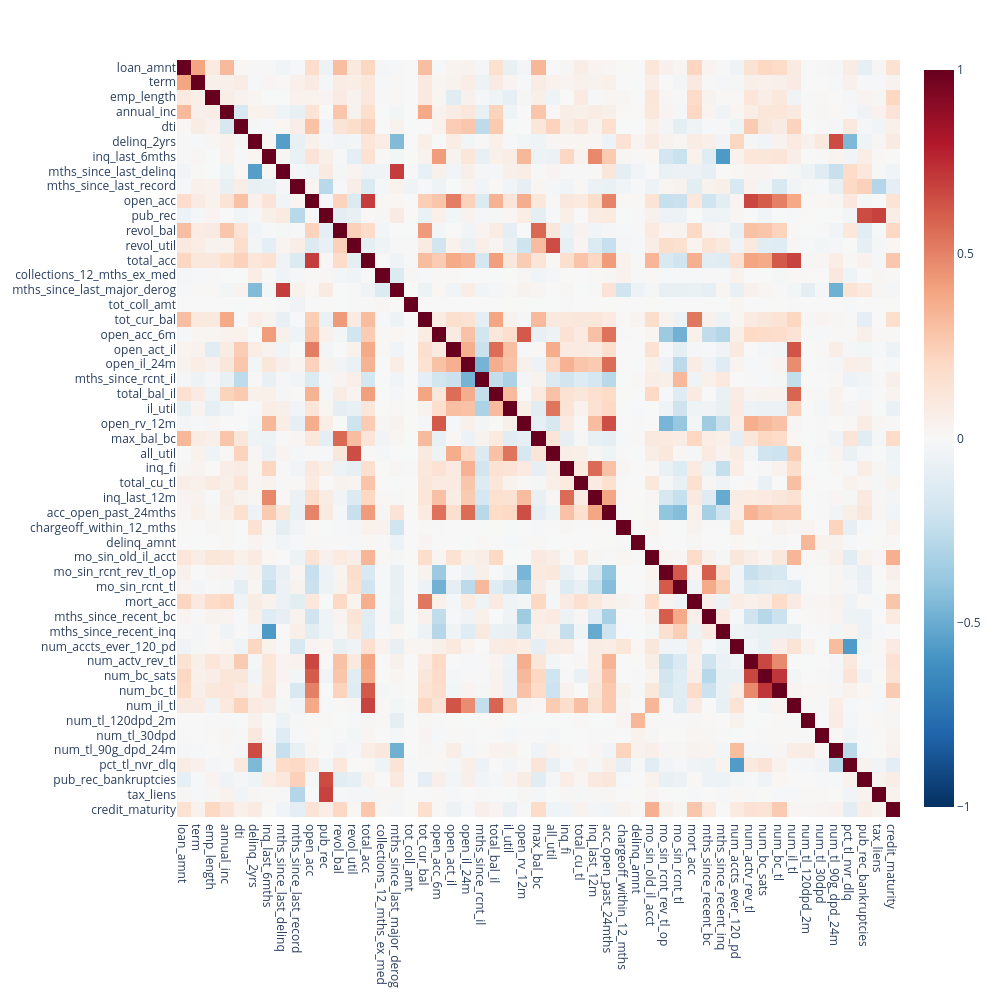

Write notebook code for a chart like this one.
### Code cell
import plotly.express as px

numeric_df = X_train_bf_enc.select_dtypes(include=['int64', 'float64',])

corr_matrix = numeric_df.corr(method='pearson')


fig = px.imshow(
    corr_matrix, 
    text_auto=False, 
    aspect="auto", 
    color_continuous_scale='RdBu_r', 
    zmin=-1, zmax=1
)
fig.update_layout(width=1000, height=1000)
fig.show()
X_train_bf_enc




cols_to_drop = []

# Separate continuous from binary/bool
continuous_cols = [col for col in X_train_bf_enc.columns if X_train_bf_enc[col].nunique() > 2]
df_vif = X_train_bf_enc[continuous_cols].copy()

while True:
    corr_matrix = df_vif.corr()
    corr_inv = np.linalg.pinv(corr_matrix.values)
    vif = pd.Series(np.diag(corr_inv), index=df_vif.columns).sort_values(ascending=False)
    
    if vif.iloc[0] < 5:
        break
    
    worst = vif.index[0]
    cols_to_drop.append(worst)
    df_vif = df_vif.drop(columns=worst)
    print(f"Dropped: {worst} — VIF={vif.iloc[0]:.2f}")

# Apply drops to the original full dataframe
X_train_bf_enc = X_train_bf_enc.drop(columns=cols_to_drop)
print(f"\nAll dropped: {cols_to_drop}")

### Figure 1 — Plotly figure (JSON) as saved in the notebook; plotly's stock layout.template omitted (floating-point values rounded to 4 significant figures; data arrays with more than 128 entries replaced by an {"elided": "..."} marker saying what was removed)
{"data": [{"coloraxis": "coloraxis", "hovertemplate": "x: %{x}<br>y: %{y}<br>color: %{z}<extra></extra>", "name": "0", "type": "heatmap", "x": ["loan_amnt", "term", "emp_length", "annual_inc", "dti", "delinq_2yrs", "inq_last_6mths", "mths_since_last_delinq", "mths_since_last_record", "open_acc", "pub_rec", "revol_bal", "revol_util", "total_acc", "collections_12_mths_ex_med", "mths_since_last_major_derog", "tot_coll_amt", "tot_cur_bal", "open_acc_6m", "open_act_il", "open_il_24m", "mths_since_rcnt_il", "total_bal_il", "il_util", "open_rv_12m", "max_bal_bc", "all_util", "inq_fi", "total_cu_tl", "inq_last_12m", "acc_open_past_24mths", "chargeoff_within_12_mths", "delinq_amnt", "mo_sin_old_il_acct", "mo_sin_rcnt_rev_tl_op", "mo_sin_rcnt_tl", "mort_acc", "mths_since_recent_bc", "mths_since_recent_inq", "num_accts_ever_120_pd", "num_actv_rev_tl", "num_bc_sats", "num_bc_tl", "num_il_tl", "num_tl_120dpd_2m", "num_tl_30dpd", "num_tl_90g_dpd_24m", "pct_tl_nvr_dlq", "pub_rec_bankruptcies", "tax_liens", "credit_maturity"], "xaxis": "x", "y": ["loan_amnt", "term", "emp_length", "annual_inc", "dti", "delinq_2yrs", "inq_last_6mths", "mths_since_last_delinq", "mths_since_last_record", "open_acc", "pub_rec", "revol_bal", "revol_util", "total_acc", "collections_12_mths_ex_med", "mths_since_last_major_derog", "tot_coll_amt", "tot_cur_bal", "open_acc_6m", "open_act_il", "open_il_24m", "mths_since_rcnt_il", "total_bal_il", "il_util", "open_rv_12m", "max_bal_bc", "all_util", "inq_fi", "total_cu_tl", "inq_last_12m", "acc_open_past_24mths", "chargeoff_within_12_mths", "delinq_amnt", "mo_sin_old_il_acct", "mo_sin_rcnt_rev_tl_op", "mo_sin_rcnt_tl", "mort_acc", "mths_since_recent_bc", "mths_since_recent_inq", "num_accts_ever_120_pd", "num_actv_rev_tl", "num_bc_sats", "num_bc_tl", "num_il_tl", "num_tl_120dpd_2m", "num_tl_30dpd", "num_tl_90g_dpd_24m", "pct_tl_nvr_dlq", "pub_rec_bankruptcies", "tax_liens", "credit_maturity"], "yaxis": "y", "z": {"elided": "51x51 float values"}}], "layout": {"coloraxis": {"cmax": 1, "cmin": -1, "colorscale": [[0, "rgb(5,48,97)"], [0.1, "rgb(33,102,172)"], [0.2, "rgb(67,147,195)"], [0.3, "rgb(146,197,222)"], [0.4, "rgb(209,229,240)"], [0.5, "rgb(247,247,247)"], [0.6, "rgb(253,219,199)"], [0.7, "rgb(244,165,130)"], [0.8, "rgb(214,96,77)"], [0.9, "rgb(178,24,43)"], [1, "rgb(103,0,31)"]]}, "height": 1000, "margin": {"t": 60}, "width": 1000, "xaxis": {"anchor": "y", "domain": [0, 1]}, "yaxis": {"anchor": "x", "autorange": "reversed", "domain": [0, 1]}}}
